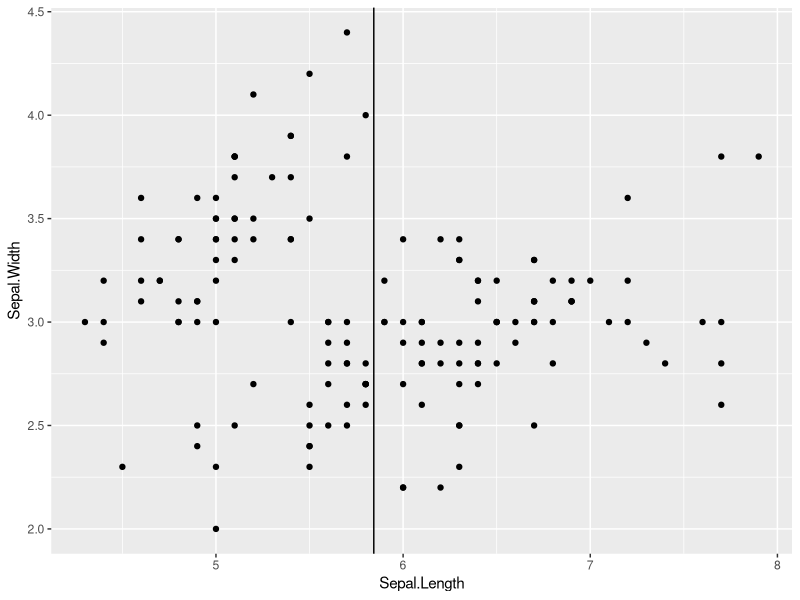

The R source for this figure:
library(tidyverse)

ggplot(data = iris, mapping = aes(x = Sepal.Length, y = Sepal.Width)) +
  geom_point() +
  geom_vline(xintercept = mean(iris$Sepal.Length))
